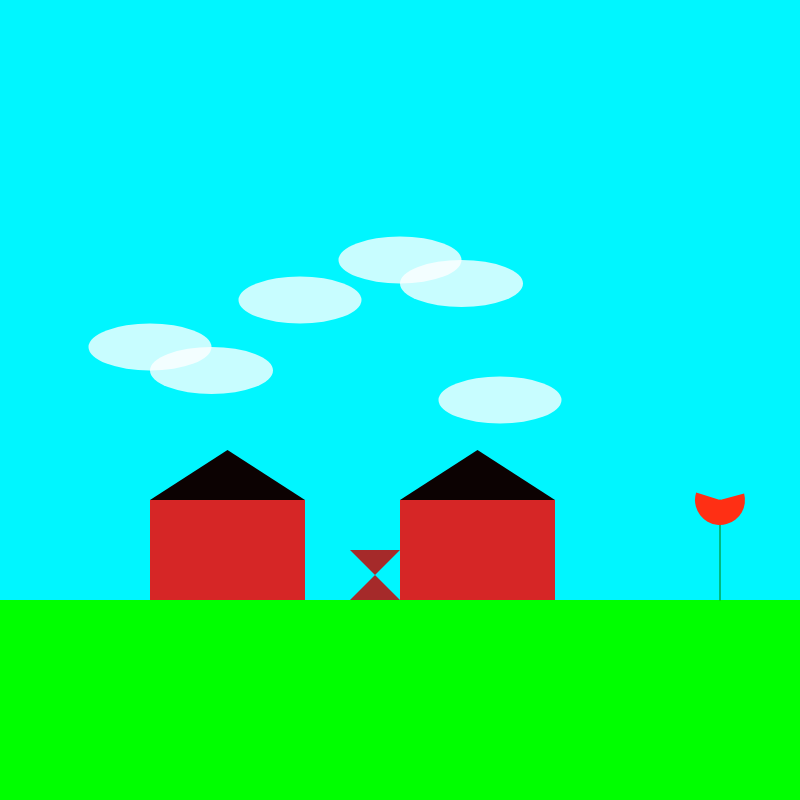
Frame 1 (no input)
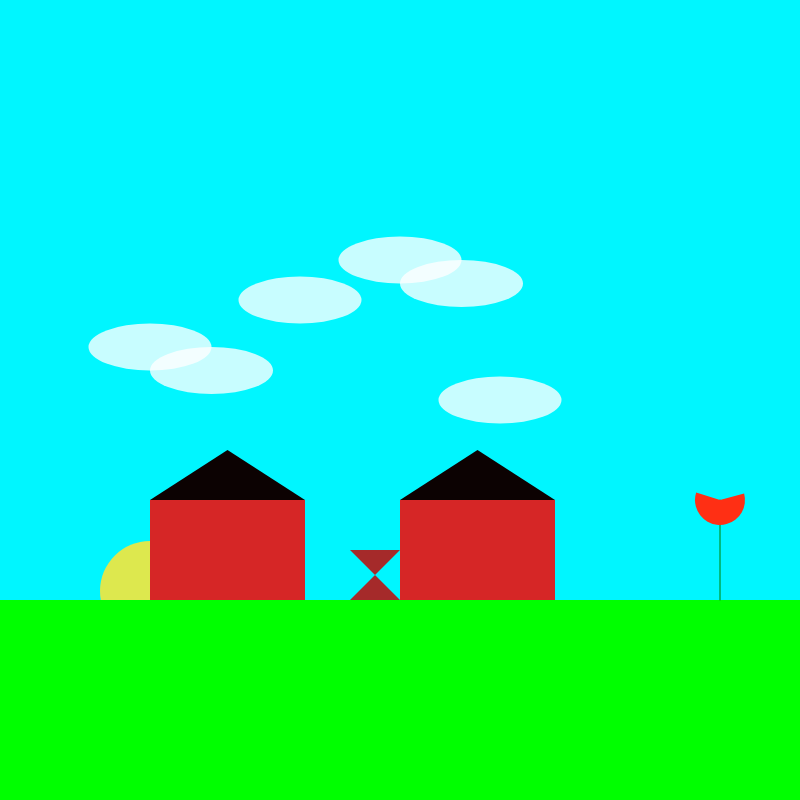
Frame 60 (no input)
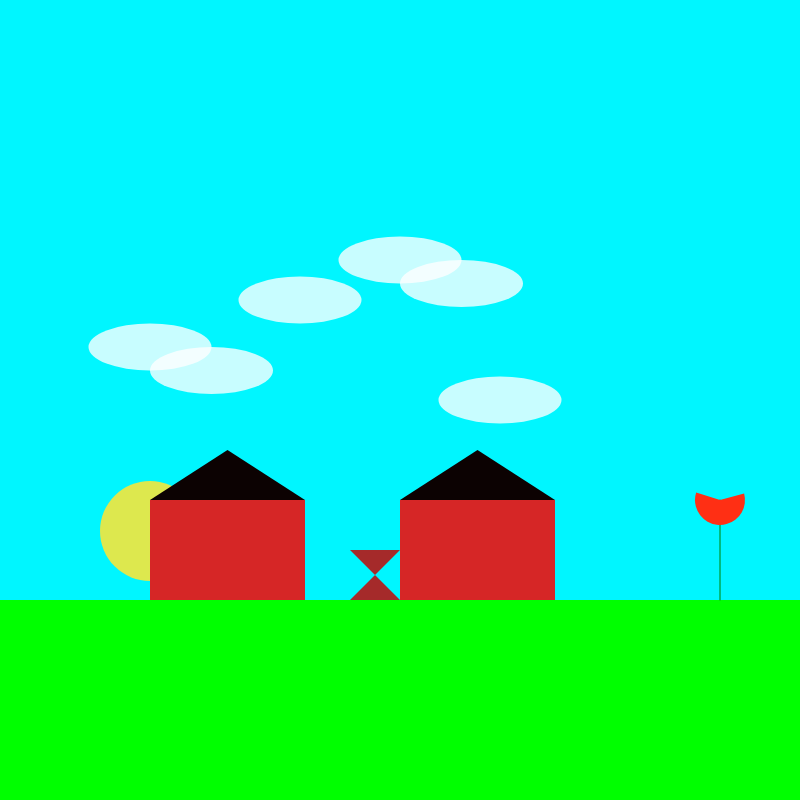
Frame 120 (the mouse pressed at the canvas centre since frame 60)

The p5.js sketch that drew these frames (run headless with seeded random() and noise() and a simulated clock; from frame 60 on, the mouse is pressed at the canvas centre):

// p5.js sketch
// ── sketch.js
var sunY = 650;

function setup(){
	createCanvas(800,800);



};

function draw(){
	background(0, 246, 255);
	
	noStroke();
	//Color Variables
	blk = color(12,2,2);
	rd = color(214, 38, 38);
	grn = color(0,255,0);
	y = color(221, 232, 78);
	w = color(255,255,255, 200);
	lw = alpha(w);

  	ellipse(150, sunY, 100, 100);	
	
	//House
	fill(blk);
	triangle(400, 500, 400 + 155, 500, 155/2 +400, 450);
	triangle(150, 500, 150 + 155, 500, 155/2 +150, 450);

	fill(rd);
	rect(400,500,155,200);


	rect(150,500,155,200);
	//Ground
	fill(grn);
	rect(0,600,800,200);

	//Create Clouds
	
	fill(w);
	ellipse(400,260,123,47);

	ellipseMode(CORNER);
	ellipse(400,260,123,47);
	ellipse(150,347,123,47);

	ellipseMode(CENTER);
	ellipse(150,347,123,47);
	
	ellipseMode(CENTER);
	ellipse(300,300,123,47);
	ellipse(500,400,123,47);
  
	//stem
	stroke('green');
	line(720, 500, 720, 600);

	//flower
	noStroke();
	fill(255,47,20)
	arc(720,500,50,50,50,60);

	fill('brown');
	quad(350, 550, 400, 550, 350, 600, 400, 600);
  	fill(221, 232, 78);
  
  	//decrement y position
  	sunY = sunY - 1;

  	//if goes off map
 	 if (sunY < 0){
  		sunY = 650;
  		};
	};
